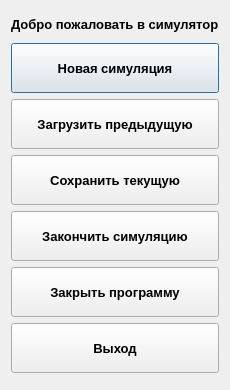
<?xml version="1.0" encoding="UTF-8"?>
<ui version="4.0">
 <class>menu</class>
 <widget class="QDialog" name="menu">
  <property name="geometry">
   <rect>
    <x>0</x>
    <y>0</y>
    <width>230</width>
    <height>390</height>
   </rect>
  </property>
  <property name="maximumSize">
   <size>
    <width>230</width>
    <height>390</height>
   </size>
  </property>
  <property name="font">
   <font>
    <family>Arial</family>
    <pointsize>10</pointsize>
    <weight>75</weight>
    <italic>false</italic>
    <bold>true</bold>
   </font>
  </property>
  <property name="windowTitle">
   <string>Главное меню</string>
  </property>
  <property name="windowIcon">
   <iconset resource="resource.qrc">
    <normaloff>:/img/data/img/icon.png</normaloff>:/img/data/img/icon.png</iconset>
  </property>
  <property name="autoFillBackground">
   <bool>false</bool>
  </property>
  <property name="styleSheet">
   <string notr="true"/>
  </property>
  <layout class="QHBoxLayout" name="horizontalLayout">
   <item>
    <layout class="QVBoxLayout" name="verticalLayout">
     <item>
      <spacer name="verticalSpacer_2">
       <property name="orientation">
        <enum>Qt::Vertical</enum>
       </property>
       <property name="sizeHint" stdset="0">
        <size>
         <width>20</width>
         <height>40</height>
        </size>
       </property>
      </spacer>
     </item>
     <item>
      <widget class="QLabel" name="label">
       <property name="font">
        <font>
         <family>Arial</family>
         <pointsize>10</pointsize>
         <weight>75</weight>
         <italic>false</italic>
         <bold>true</bold>
        </font>
       </property>
       <property name="styleSheet">
        <string notr="true"/>
       </property>
       <property name="text">
        <string>&lt;html&gt;&lt;head/&gt;&lt;body&gt;&lt;p&gt;&lt;span style=&quot; font-weight:600;&quot;&gt;Добро пожаловать в симулятор&lt;/span&gt;&lt;/p&gt;&lt;/body&gt;&lt;/html&gt;</string>
       </property>
      </widget>
     </item>
     <item>
      <spacer name="verticalSpacer_3">
       <property name="orientation">
        <enum>Qt::Vertical</enum>
       </property>
       <property name="sizeHint" stdset="0">
        <size>
         <width>20</width>
         <height>40</height>
        </size>
       </property>
      </spacer>
     </item>
     <item>
      <widget class="QPushButton" name="newSim">
       <property name="minimumSize">
        <size>
         <width>0</width>
         <height>50</height>
        </size>
       </property>
       <property name="font">
        <font>
         <family>Arial</family>
         <pointsize>10</pointsize>
         <weight>75</weight>
         <bold>true</bold>
        </font>
       </property>
       <property name="styleSheet">
        <string notr="true"/>
       </property>
       <property name="text">
        <string>Новая симуляция</string>
       </property>
       <property name="shortcut">
        <string>Ctrl+N</string>
       </property>
      </widget>
     </item>
     <item>
      <widget class="QPushButton" name="loadSim">
       <property name="minimumSize">
        <size>
         <width>0</width>
         <height>50</height>
        </size>
       </property>
       <property name="font">
        <font>
         <family>Arial</family>
         <pointsize>10</pointsize>
         <weight>75</weight>
         <bold>true</bold>
        </font>
       </property>
       <property name="text">
        <string>Загрузить предыдущую</string>
       </property>
       <property name="shortcut">
        <string>Ctrl+O</string>
       </property>
      </widget>
     </item>
     <item>
      <widget class="QPushButton" name="saveSim">
       <property name="minimumSize">
        <size>
         <width>0</width>
         <height>50</height>
        </size>
       </property>
       <property name="font">
        <font>
         <family>Arial</family>
         <pointsize>10</pointsize>
         <weight>75</weight>
         <bold>true</bold>
        </font>
       </property>
       <property name="text">
        <string>Сохранить текущую</string>
       </property>
       <property name="shortcut">
        <string>Ctrl+S</string>
       </property>
      </widget>
     </item>
     <item>
      <widget class="QPushButton" name="overSim">
       <property name="minimumSize">
        <size>
         <width>0</width>
         <height>50</height>
        </size>
       </property>
       <property name="text">
        <string>Закончить симуляцию</string>
       </property>
       <property name="shortcut">
        <string>Ctrl+Q</string>
       </property>
      </widget>
     </item>
     <item>
      <widget class="QPushButton" name="exit_2">
       <property name="minimumSize">
        <size>
         <width>0</width>
         <height>50</height>
        </size>
       </property>
       <property name="text">
        <string>Закрыть программу</string>
       </property>
      </widget>
     </item>
     <item>
      <widget class="QPushButton" name="exit">
       <property name="minimumSize">
        <size>
         <width>0</width>
         <height>50</height>
        </size>
       </property>
       <property name="font">
        <font>
         <family>Arial</family>
         <pointsize>10</pointsize>
         <weight>75</weight>
         <bold>true</bold>
        </font>
       </property>
       <property name="text">
        <string>Выход</string>
       </property>
       <property name="shortcut">
        <string>Esc</string>
       </property>
      </widget>
     </item>
     <item>
      <spacer name="verticalSpacer">
       <property name="orientation">
        <enum>Qt::Vertical</enum>
       </property>
       <property name="sizeHint" stdset="0">
        <size>
         <width>20</width>
         <height>40</height>
        </size>
       </property>
      </spacer>
     </item>
    </layout>
   </item>
  </layout>
 </widget>
 <resources>
  <include location="resource.qrc"/>
 </resources>
 <connections/>
</ui>
